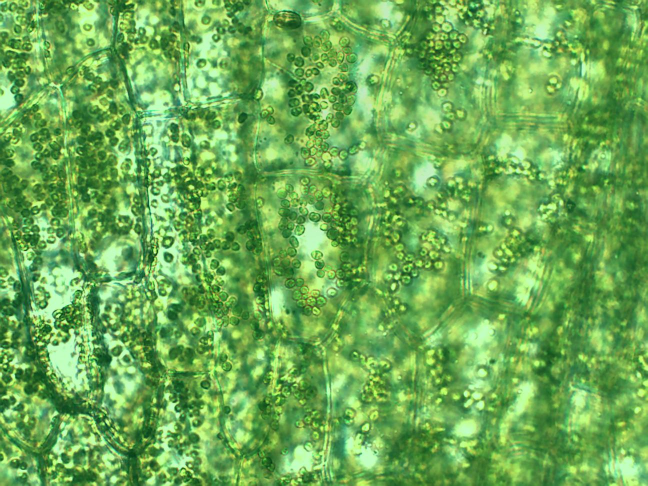
#> input picture image/Capture_1.jpg, 1296 x 972 px, given in place of Capture_1.bmp, which was not available (shown at 1/2 size)
$ python test.py
#> lines starting #> are read from the running program, lines starting #| are printed output that depends on the picture; pictures that were not available may be replaced by others from this repository, and a replacement may not be noted
import numpy as np
import cv2


def main():
    img1 = cv2.imread('/Volumes/home/Experiment/定量/细胞环流/数据/正式数据/2023.12.20/0/13.10/Capture_1.bmp')
#> img1 is the input picture: shape (972, 1296, 3); mean B, G, R 83.9, 170.8, 107.7
    img2 = cv2.imread('/Volumes/home/Experiment/定量/细胞环流/数据/正式数据/2023.12.20/0/13.10/Capture_5.bmp')
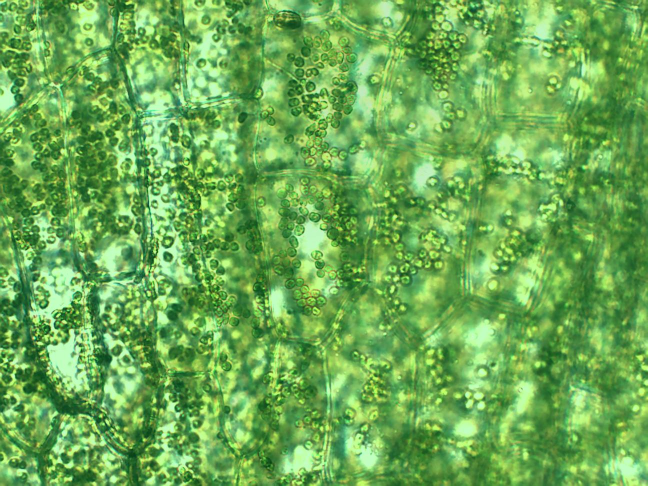
#> input picture image/Capture_2.jpg, 1296 x 972 px, given in place of Capture_5.bmp, which was not available (shown at 1/2 size)
#> img2 is the input picture: shape (972, 1296, 3); mean B, G, R 83.9, 170.8, 107.7

    diffImg1 = cv2.subtract(img1, img2)
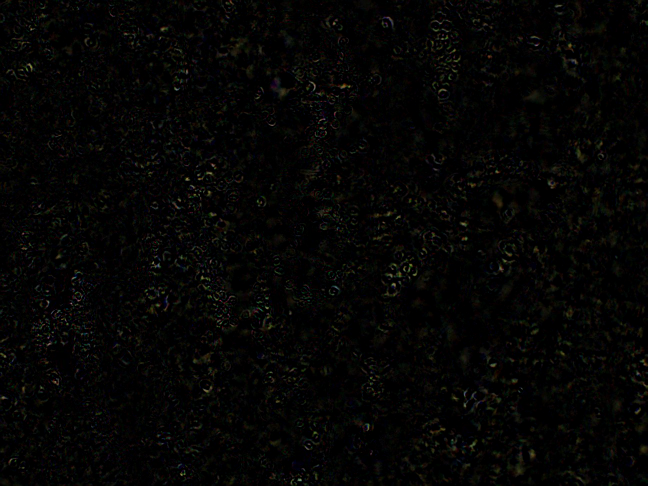
#> diffImg1: shape (972, 1296, 3) (shown at 1/2 size); mean B, G, R 3.7, 4.6, 4.8
    diffImg2 = cv2.subtract(img2, img1)
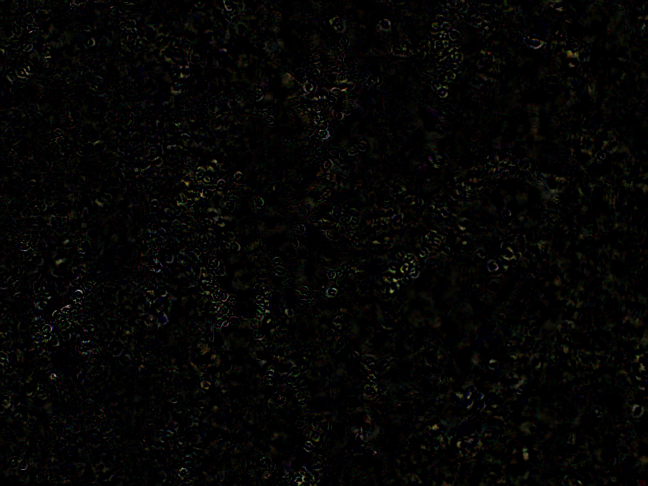
#> diffImg2: shape (972, 1296, 3) (shown at 1/2 size); mean B, G, R 3.7, 4.6, 4.8

    cv2.imshow('subtract(img1,img2)', diffImg1)
    cv2.imshow('subtract(img2,img1)', diffImg2)

    cv2.waitKey(0)


if __name__ == '__main__':
    main()
